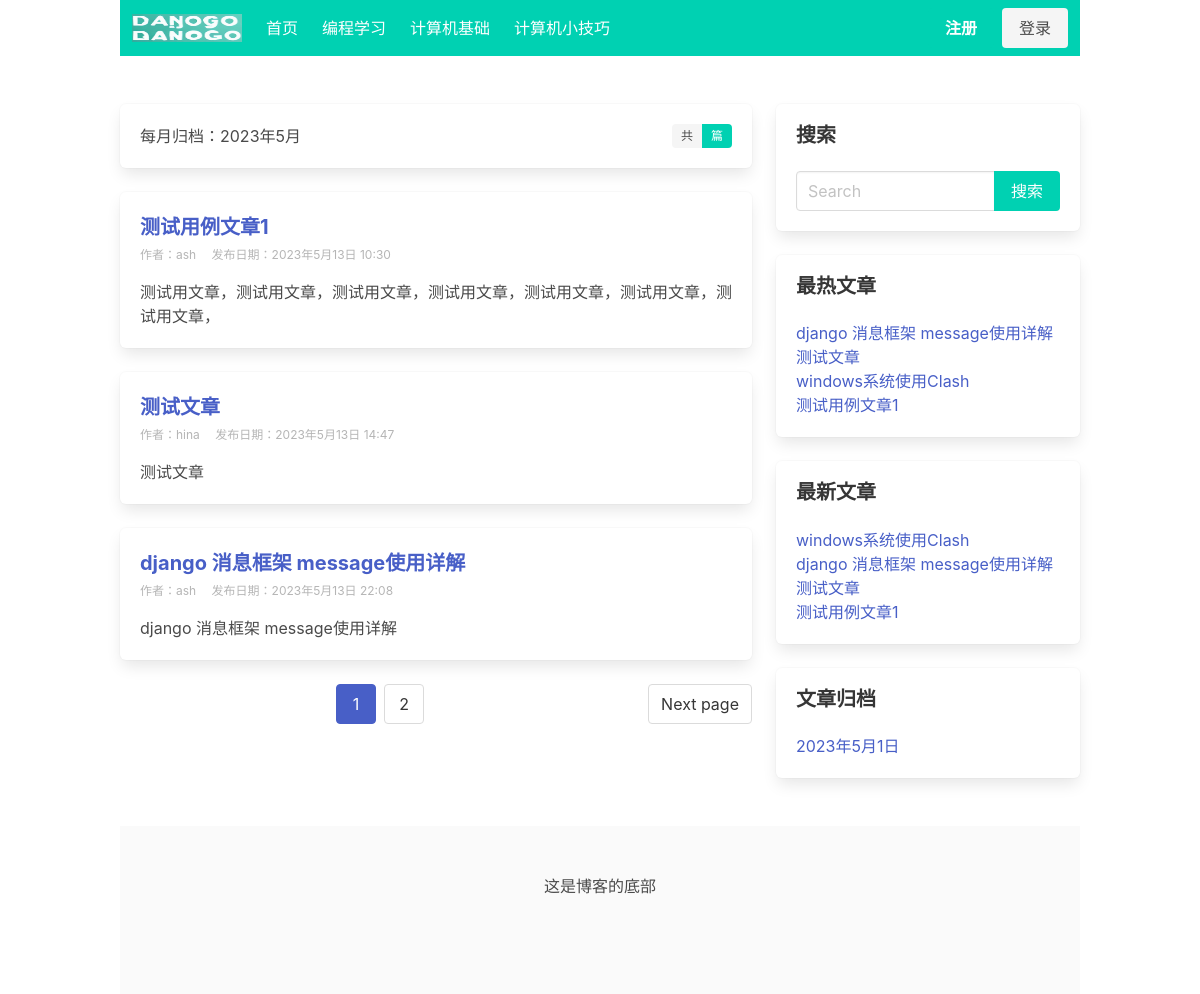
The page /blog/archives/2023/5/ on the database its author committed.
### blog_ash/models.py (models this page shows, shortened)
class Category(models.Model):
    name = models.CharField(max_length=32, verbose_name="分类名称")
    desc = models.TextField(max_length=200, blank=True, default='', verbose_name="分类描述")
    add_date = models.DateTimeField(auto_now_add=True, verbose_name="添加时间")
    pub_date = models.DateTimeField(auto_now=True, verbose_name="修改时间")
    class Meta:
        verbose_name = "博客分类"
        verbose_name_plural = verbose_name

class Post(models.Model):
    title = models.CharField(max_length=61, verbose_name="文章标题")
    desc = models.TextField(max_length=200, blank=True, default='', verbose_name="文章描述")
    category = models.ForeignKey(Category, on_delete=models.CASCADE, verbose_name="分类")
    content = models.TextField(verbose_name="文章详情")
    tags = models.ForeignKey(Tag, blank=True, null=True, on_delete=models.CASCADE, verbose_name="文章标签")
    owner = models.ForeignKey(User, on_delete=models.CASCADE, verbose_name="作者")
    is_hot = models.BooleanField(default=False, verbose_name="是否热门")   # 手动热门推荐
    pv = models.IntegerField(default=0,verbose_name="浏览量")  # 浏览量
    add_date = models.DateTimeField(auto_now_add=True, verbose_name="添加时间")
    pub_date = models.DateTimeField(auto_now=True, verbose_name="修改时间")
    class Meta:
        verbose_name = "文章"
        verbose_name_plural = verbose_name

class Sidebar(models.Model):
    STATUS = (
        (1, '隐藏'),
        (2, '展示')
    )
    DISPLAY_TYPE = (
        (1, '搜索'),
        (2, '最新文章'),
        (3, '最热文章'),
        (4, '最近评论'),
        (5, '文章归档'),
        (6, 'HTML')
    )
    title = models.CharField(max_length=50, verbose_name="模块名称")  #  模块名称
    display_type = models.PositiveIntegerField(default=1, choices=DISPLAY_TYPE, verbose_name="展示类型")   # 侧边栏  搜索框/最新文章/热门文章/HTML自定义等
    content = models.CharField(max_length=500, blank=True, default='', verbose_name="内容",
                               help_text="如果设置的不是HTML类型，可为空")  # 这个字段是专门用来给HTML类型用的，其他类型可为空
    sort = models.PositiveIntegerField(default=1,  verbose_name="排序", help_text='序号越大越靠前')
    status = models.PositiveIntegerField(default=2, choices=STATUS, verbose_name="状态")        # 隐藏  显示状态
    add_date = models.DateTimeField(auto_now_add=True, verbose_name="创建时间")  # 时间
    class Meta:
        verbose_name = "侧边栏"
        verbose_name_plural = verbose_name
        ordering = ['-sort']
    @classmethod    # 类方法装饰器，这个就变成了这个类的一个方法可以调用
    def get_sidebar(cls):
        return cls.objects.filter(status=2)   # 查询到所有允许展示的模块
    @property    # 成为一个类属性，调用的时候不需要后边的（）,是只读的，用户没办法修改
    def get_content(self):
        if self.display_type == 1:
            context = {
            }
            return render_to_string('blog_ash/sidebar/search.html', context=context)
        elif self.display_type == 2:
            context = {
            }
            return render_to_string('blog_ash/sidebar/new_post.html', context=context)
        elif self.display_type == 3:
            context = {
            }
            return render_to_string('blog_ash/sidebar/hot_post.html', context=context)
        elif self.display_type == 4:
            context = {
            }
            return render_to_string('blog_ash/sidebar/commment.html', context=context)
        elif self.display_type == 5:   # 文章归档
            context = {
            }
            return render_to_string('blog_ash/sidebar/archives.html', context=context)
        elif self.display_type == 6:   # 自定义侧边栏
            return self.content   # 在侧边栏直接使用这里的html，模板中必须使用safe过滤器去渲染HTML

### blog_ash/views.py (the view)
# urls.py: path('archives/<int:year>/<int:month>/', views.archives, name='archives'),
def archives(request, year, month):
    post_list = Post.objects.filter(add_date__year=year, add_date__month=month)
    paginator = Paginator(post_list, 3)  # 第二个参数2代表每页显示几个
    page_number = request.GET.get('page')   # http://assas.co/?page=1 (页码)
    page_obj = paginator.get_page(page_number)
    context = {'page_obj': page_obj, 'year': year, 'month': month}
    return render(request, 'blog_ash/archives_list.html', context )

### blog_ash/templatetags/category.py (called while the page is built)
@register.simple_tag
def get_category_list():
    return Category.objects.all()

@register.simple_tag
def get_sidebar_list():
    return Sidebar.get_sidebar()

@register.simple_tag
def get_new_post():
    return Post.objects.order_by('-pub_date')[:8]

@register.simple_tag
def get_hot_pv_post():
    return Post.objects.order_by('-pv')[:8]

@register.simple_tag
def get_archives():
    return Post.objects.dates('add_date', 'month', order='DESC')[:8]

### blog_ash/templates/blog_ash/archives_list.html (shortened to what this page needs)
{% extends 'blog_ash/base.html' %}
{% block archives %}
    <div class="box">
        每月归档：{{ year }}年{{ month }}月
        <div class="tags has-addons is-pulled-right">
          <span class="tag">共</span>
          <span class="tag is-primary">{{ post_list.count }} 篇</span>
        </div>
    </div>
{% endblock  %}

### blog_ash/templates/blog_ash/base.html (shortened to what this page needs)
<!DOCTYPE html>
{% load static category %}
<html lang="en">
<head>
	<link rel="stylesheet" href="https://cdn.jsdelivr.net/npm/bulma@0.9.3/css/bulma.min.css">
</head>
<body>
	<nav class="navbar is-primary container" role="navigation" aria-label="main navigation">
			<div class="navbar-brand">
				<a class="navbar-item" href="https://www.djangoproject.com/">
					<img src="{% static 'images/logo.jpg' %}" width="110" height="40">
				</a>
			</div>
			<div id="navbarBasicExample" class="navbar-menu">
				<div class="navbar-start">
					{% block navbar-start %}
					<a class="navbar-item" href="{% url 'blog_ash:index' %}">
						首页
					</a>
					{% get_category_list as category_list %}
						{% for category in category_list %}
						<a class="navbar-item" href="{% url 'blog_ash:category_list' category.id %}">
							{{ category.name }}
						</a>
						{% endfor %}
					{% endblock %}
				</div>
				<div class="navbar-end">
					{% block navbar-end %}
					<div class="navbar-item">
						{% if user.is_authenticated %}
						<div class="buttons">
							<a class="button is-primary" href="{% url 'users_ash:user_profile' %}" target="_blank">
								<strong> {{ request.user.username }}</strong>
							</a>
							<a href="{% url 'users_ash:logoutAsh' %}" class="button is-primary">退出</a>
						</div>
						{% else %}
						<div class="buttons">
							<a class="button is-primary" href="{% url 'users_ash:registerAsh' %}" target="_blank">
								<strong>注册</strong>
							</a>
							<a class="button is-light" href="{% url 'users_ash:loginAsh' %}" target="_blank">
								登录
							</a>
						</div>
						{% endif %}
					</div>
					{% endblock %}
				</div>
			</div>
	</nav>
	<section class="section">
		<div class=" container">
			<div class="columns">
				<div class="column is-8">
					{% block section %}
					{% block archives %}{% endblock  %}
					{% if page_obj %}
					{% for post in page_obj %}
					<div class="box">
						<h1 class="is-size-5 has-text-weight-bold">
							<a href="{% url 'blog_ash:post_detail' post.id %}"> {{ post.title }}</a>
						</h1>
						<div class=" is-size-7 has-text-grey-light pt-1 pb-1">
							<span class="mr-3">作者：{{ post.owner }}</span> <span>发布日期：{{ post.add_date }}</span>
						</div>
						<p class="mt-3">{{ post.desc|truncatechars:50 }}</p>
					</div>
					{% endfor %}
					{% else %}
					<div class="box">
						<p class="has-text-danger">文章不存在！</p>
					</div>
					{% endif %}
					{% if page_obj %}
						<nav class="pagination is-centered" role="navigation" aria-label="pagination">
						{% if page_obj.has_next %}
						<a class="pagination-next" href="?page={{ page_obj.next_page_number }}">Next page</a>
						{% endif %}
						<ul class="pagination-list">
							<li><a class="pagination-link is-current" aria-label="Page {{ page_obj.number }}" aria-current="page" href='?page={{ page_obj.number }}'>{{ page_obj.number }}</a></li>
						{% if page_obj.has_next %}
							<li><a class="pagination-link" href="?page={{ page_obj.next_page_number }}" aria-label="Goto page {{ page_obj.next_page_number }}">{{ page_obj.next_page_number }}</a></li>
						{% endif %}
						</ul>
						</nav>
						{% endif %}
					{% endblock %}
				</div>
				<div class="column is-4">
					{% block right %}
					{% get_sidebar_list as sidebar_list %}
					{% for sidebar in sidebar_list %}
					<div class="box">
						<h1 class=" is-size-5 title">{{ sidebar.title }}</h1>
						<p>{{ sidebar.get_content|safe }}</p>
					</div>
					{% endfor %}
					{% endblock %}
				</div>
			</div>
		</div>
	</section>
	{% block footer %}
	<footer class="footer container">
		<div class=" has-text-centered">
			这是博客的底部
		</div>
	</footer>
	{% endblock %}
</body>
</html>

### blog_ash/templates/blog_ash/sidebar/search.html (shortened to what this page needs)
<form action="{% url 'blog_ash:search' %}" method="get">
    <div class="field has-addons">
        <div class="control is-expanded">
            <input type="search" class="input" name="keyword" placeholder="Search" value="{{ keyword }}">
        </div>
        <div class="control">
          <input  class="button is-primary" type="submit" value="搜索">
        </div>
      </div>
</form>

### blog_ash/templates/blog_ash/sidebar/hot_post.html
{% load category %}
{% get_hot_pv_post as post_list %}
{% for post in post_list %}
    <ul>
        <li><a href="{% url 'blog_ash:post_detail' post.id %}">{{ post.title }}</a></li>
    </ul>
{% endfor %}

### blog_ash/templates/blog_ash/sidebar/new_post.html
{% load category %}
{% get_new_post as post_list %}
{% for post in post_list %}
    <ul>
        <li><a href="{% url 'blog_ash:post_detail' post.id %}">{{ post.title }}</a></li>
    </ul>
{% endfor %}

### blog_ash/templates/blog_ash/sidebar/archives.html
{% load category %}
{% get_archives as archives_list %}
{% for archive in archives_list %}
<ul>
    <li><a href="{% url 'blog_ash:archives' archive.year archive.month %}">{{ archive }}</a> </li>
</ul>
{% endfor %}

### rows shown on the page
Category: name "编程学习"
Category: name "计算机基础"
Category: name "计算机小技巧"
Post: title "测试用例文章1", owner "ash", add_date "2023年5月13日 10:30", desc "测试用文章，测试用文章，测试用文章，测试用文章，测试用文章，测试用文章，测试用文章，"
Post: title "测试文章", owner "hina", add_date "2023年5月13日 14:47", desc "测试文章"
Post: title "django 消息框架 message使用详解", owner "ash", add_date "2023年5月13日 22:08", desc "django 消息框架 message使用详解"
Sidebar: title "搜索"
Sidebar: title "最热文章"
Post: title "windows系统使用Clash"
Sidebar: title "最新文章"
Sidebar: title "文章归档", archives_list "2023年5月1日"

### other values the page prints
{{ year }} "2023"
{{ month }} "5"
{{ page_obj.number }} "1"
{{ page_obj.next_page_number }} "2"
